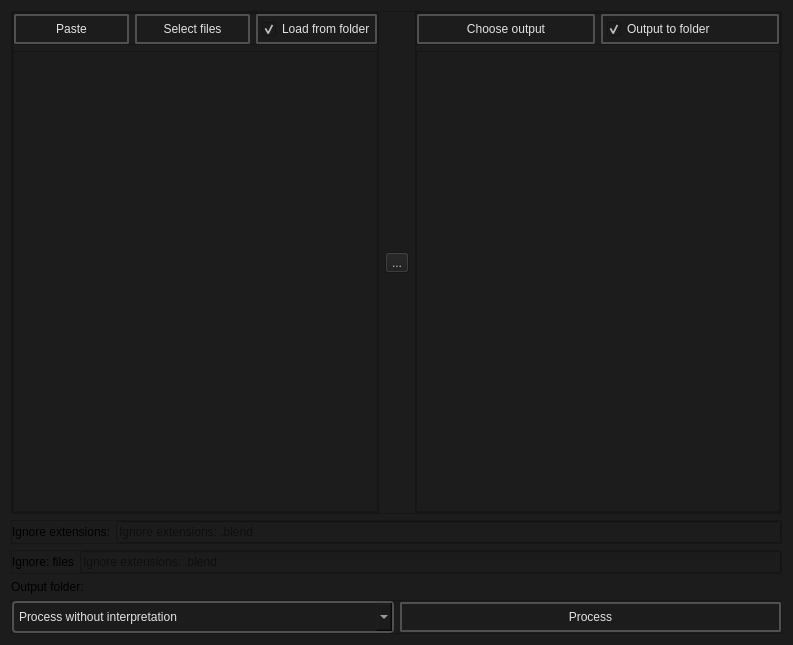
<?xml version="1.0" encoding="UTF-8"?>
<ui version="4.0">
 <class>BatchCreator_process_Dialog</class>
 <widget class="QDialog" name="BatchCreator_process_Dialog">
  <property name="geometry">
   <rect>
    <x>0</x>
    <y>0</y>
    <width>793</width>
    <height>645</height>
   </rect>
  </property>
  <property name="windowTitle">
   <string>Process options</string>
  </property>
  <property name="windowIcon">
   <iconset resource="../resources.qrc">
    <normaloff>:/icons/appicon.ico</normaloff>:/icons/appicon.ico</iconset>
  </property>
  <property name="styleSheet">
   <string notr="true">background-color: #1C1C1C;</string>
  </property>
  <layout class="QVBoxLayout" name="verticalLayout">
   <item>
    <widget class="QFrame" name="frame_4">
     <property name="frameShape">
      <enum>QFrame::Shape::StyledPanel</enum>
     </property>
     <property name="frameShadow">
      <enum>QFrame::Shadow::Raised</enum>
     </property>
     <layout class="QHBoxLayout" name="horizontalLayout">
      <property name="spacing">
       <number>6</number>
      </property>
      <property name="leftMargin">
       <number>0</number>
      </property>
      <property name="topMargin">
       <number>0</number>
      </property>
      <property name="rightMargin">
       <number>0</number>
      </property>
      <property name="bottomMargin">
       <number>0</number>
      </property>
      <item>
       <widget class="QFrame" name="frame_3">
        <property name="frameShape">
         <enum>QFrame::Shape::StyledPanel</enum>
        </property>
        <property name="frameShadow">
         <enum>QFrame::Shadow::Raised</enum>
        </property>
        <layout class="QVBoxLayout" name="verticalLayout_3">
         <property name="spacing">
          <number>6</number>
         </property>
         <property name="leftMargin">
          <number>0</number>
         </property>
         <property name="topMargin">
          <number>0</number>
         </property>
         <property name="rightMargin">
          <number>0</number>
         </property>
         <property name="bottomMargin">
          <number>0</number>
         </property>
         <item>
          <widget class="QFrame" name="frame_5">
           <property name="frameShape">
            <enum>QFrame::Shape::StyledPanel</enum>
           </property>
           <property name="frameShadow">
            <enum>QFrame::Shadow::Raised</enum>
           </property>
           <layout class="QHBoxLayout" name="horizontalLayout_3">
            <property name="leftMargin">
             <number>0</number>
            </property>
            <property name="topMargin">
             <number>0</number>
            </property>
            <property name="rightMargin">
             <number>0</number>
            </property>
            <property name="bottomMargin">
             <number>0</number>
            </property>
            <item>
             <widget class="QPushButton" name="paste_files_to_process_button">
              <property name="styleSheet">
               <string notr="true">    QPushButton {

        font: 580 9pt &quot;Segoe UI&quot;;
	

        border: 2px solid black;
        border-radius: 2px;
        border-color: rgba(80, 80, 80, 255);
        height:22px;
        padding-top: 2px;
        padding-bottom:2px;
        padding-left: 4px;
        padding-right: 4px;
        color: #E3E3E3;
        background-color: #1C1C1C;
    }
    QPushButton:hover {
        background-color: #414956;
        color: white;
    }
    QPushButton:pressed {
        background-color: red;
        background-color: #1C1C1C;
        margin: 1 px;
        margin-left: 2px;
        margin-right: 2px;

    }
QPushButton:disabled {
color: gray;
 background-color: #2C2C2C;
}</string>
              </property>
              <property name="text">
               <string>Paste</string>
              </property>
             </widget>
            </item>
            <item>
             <widget class="QPushButton" name="select_files_to_process_button">
              <property name="styleSheet">
               <string notr="true">    QPushButton {

        font: 580 9pt &quot;Segoe UI&quot;;
	

        border: 2px solid black;
        border-radius: 2px;
        border-color: rgba(80, 80, 80, 255);
        height:22px;
        padding-top: 2px;
        padding-bottom:2px;
        padding-left: 4px;
        padding-right: 4px;
        color: #E3E3E3;
        background-color: #1C1C1C;
    }
    QPushButton:hover {
        background-color: #414956;
        color: white;
    }
    QPushButton:pressed {
        background-color: red;
        background-color: #1C1C1C;
        margin: 1 px;
        margin-left: 2px;
        margin-right: 2px;

    }
QPushButton:disabled {
color: gray;
 background-color: #2C2C2C;
}</string>
              </property>
              <property name="text">
               <string>Select files</string>
              </property>
             </widget>
            </item>
            <item>
             <widget class="QCheckBox" name="load_from_the_folder_checkBox">
              <property name="focusPolicy">
               <enum>Qt::FocusPolicy::NoFocus</enum>
              </property>
              <property name="styleSheet">
               <string notr="true">QCheckBox {

        font: 580 10pt &quot;Segoe UI&quot;;

        border: 2px solid black;
        border-radius: 2px;
        border-color: rgba(80, 80, 80, 255);
        height:22px;
        padding-top: 2px;
        padding-bottom:2px;
        padding-left: 4px;
        padding-right: 4px;
        color: #E3E3E3;
        background-color: #1C1C1C;
    }
    QCheckBox:hover {
        background-color: #414956;
        color: white;
    }
    QCheckBox:pressed {

    }

QCheckBox:disabled {
color: gray;
 background-color: #2C2C2C;
}</string>
              </property>
              <property name="text">
               <string>Load from folder</string>
              </property>
              <property name="iconSize">
               <size>
                <width>20</width>
                <height>20</height>
               </size>
              </property>
              <property name="checked">
               <bool>true</bool>
              </property>
             </widget>
            </item>
           </layout>
          </widget>
         </item>
         <item>
          <widget class="QListWidget" name="Input_files_preview_scrollarea">
           <property name="alternatingRowColors">
            <bool>true</bool>
           </property>
           <property name="selectionMode">
            <enum>QAbstractItemView::SelectionMode::ContiguousSelection</enum>
           </property>
          </widget>
         </item>
        </layout>
       </widget>
      </item>
      <item>
       <widget class="QToolButton" name="toolButton">
        <property name="enabled">
         <bool>false</bool>
        </property>
        <property name="text">
         <string>...</string>
        </property>
        <property name="icon">
         <iconset resource="../resources.qrc">
          <normaloff>:/icons/arrow_forward_24dp_9D9D9D_FILL0_wght400_GRAD0_opsz24.svg</normaloff>:/icons/arrow_forward_24dp_9D9D9D_FILL0_wght400_GRAD0_opsz24.svg</iconset>
        </property>
        <property name="iconSize">
         <size>
          <width>16</width>
          <height>16</height>
         </size>
        </property>
       </widget>
      </item>
      <item>
       <widget class="QFrame" name="frame_2">
        <property name="frameShape">
         <enum>QFrame::Shape::StyledPanel</enum>
        </property>
        <property name="frameShadow">
         <enum>QFrame::Shadow::Raised</enum>
        </property>
        <layout class="QVBoxLayout" name="verticalLayout_2">
         <property name="leftMargin">
          <number>0</number>
         </property>
         <property name="topMargin">
          <number>0</number>
         </property>
         <property name="rightMargin">
          <number>0</number>
         </property>
         <property name="bottomMargin">
          <number>0</number>
         </property>
         <item>
          <widget class="QFrame" name="frame_6">
           <property name="frameShape">
            <enum>QFrame::Shape::StyledPanel</enum>
           </property>
           <property name="frameShadow">
            <enum>QFrame::Shadow::Raised</enum>
           </property>
           <layout class="QHBoxLayout" name="horizontalLayout_4">
            <property name="leftMargin">
             <number>0</number>
            </property>
            <property name="topMargin">
             <number>0</number>
            </property>
            <property name="rightMargin">
             <number>0</number>
            </property>
            <property name="bottomMargin">
             <number>0</number>
            </property>
            <item>
             <widget class="QPushButton" name="choose_output_button">
              <property name="styleSheet">
               <string notr="true">    QPushButton {

        font: 580 9pt &quot;Segoe UI&quot;;
	

        border: 2px solid black;
        border-radius: 2px;
        border-color: rgba(80, 80, 80, 255);
        height:22px;
        padding-top: 2px;
        padding-bottom:2px;
        padding-left: 4px;
        padding-right: 4px;
        color: #E3E3E3;
        background-color: #1C1C1C;
    }
    QPushButton:hover {
        background-color: #414956;
        color: white;
    }
    QPushButton:pressed {
        background-color: red;
        background-color: #1C1C1C;
        margin: 1 px;
        margin-left: 2px;
        margin-right: 2px;

    }
QPushButton:disabled {
color: gray;
 background-color: #2C2C2C;
}</string>
              </property>
              <property name="text">
               <string>Choose output</string>
              </property>
             </widget>
            </item>
            <item>
             <widget class="QCheckBox" name="output_to_the_folder_checkBox">
              <property name="styleSheet">
               <string notr="true">QCheckBox {

        font: 580 10pt &quot;Segoe UI&quot;;

        border: 2px solid black;
        border-radius: 2px;
        border-color: rgba(80, 80, 80, 255);
        height:22px;
        padding-top: 2px;
        padding-bottom:2px;
        padding-left: 4px;
        padding-right: 4px;
        color: #E3E3E3;
        background-color: #1C1C1C;
    }
    QCheckBox:hover {
        background-color: #414956;
        color: white;
    }
    QCheckBox:pressed {

    }

QCheckBox:disabled {
color: gray;
 background-color: #2C2C2C;
}</string>
              </property>
              <property name="text">
               <string>Output to folder</string>
              </property>
              <property name="iconSize">
               <size>
                <width>20</width>
                <height>20</height>
               </size>
              </property>
              <property name="checked">
               <bool>true</bool>
              </property>
             </widget>
            </item>
           </layout>
          </widget>
         </item>
         <item>
          <widget class="QListWidget" name="output_files_preview_scrollarea">
           <property name="alternatingRowColors">
            <bool>true</bool>
           </property>
          </widget>
         </item>
        </layout>
       </widget>
      </item>
     </layout>
    </widget>
   </item>
   <item>
    <widget class="QFrame" name="frame_7">
     <property name="frameShape">
      <enum>QFrame::Shape::StyledPanel</enum>
     </property>
     <property name="frameShadow">
      <enum>QFrame::Shadow::Raised</enum>
     </property>
     <layout class="QHBoxLayout" name="horizontalLayout_5">
      <property name="leftMargin">
       <number>0</number>
      </property>
      <property name="topMargin">
       <number>0</number>
      </property>
      <property name="rightMargin">
       <number>0</number>
      </property>
      <property name="bottomMargin">
       <number>0</number>
      </property>
      <item>
       <widget class="QLabel" name="label">
        <property name="text">
         <string>Ignore extensions:</string>
        </property>
       </widget>
      </item>
      <item>
       <widget class="QLineEdit" name="ignore_extensions_lineEdit">
        <property name="placeholderText">
         <string>Ignore extensions: .blend</string>
        </property>
       </widget>
      </item>
     </layout>
    </widget>
   </item>
   <item>
    <widget class="QFrame" name="frame_8">
     <property name="frameShape">
      <enum>QFrame::Shape::StyledPanel</enum>
     </property>
     <property name="frameShadow">
      <enum>QFrame::Shadow::Raised</enum>
     </property>
     <layout class="QHBoxLayout" name="horizontalLayout_6">
      <property name="leftMargin">
       <number>0</number>
      </property>
      <property name="topMargin">
       <number>0</number>
      </property>
      <property name="rightMargin">
       <number>0</number>
      </property>
      <property name="bottomMargin">
       <number>0</number>
      </property>
      <item>
       <widget class="QLabel" name="label_2">
        <property name="text">
         <string>Ignore: files</string>
        </property>
       </widget>
      </item>
      <item>
       <widget class="QLineEdit" name="ignore_files_lineEdit">
        <property name="placeholderText">
         <string>Ignore extensions: .blend</string>
        </property>
       </widget>
      </item>
     </layout>
    </widget>
   </item>
   <item>
    <widget class="QLabel" name="output_folder">
     <property name="text">
      <string>Output folder:</string>
     </property>
    </widget>
   </item>
   <item>
    <widget class="QFrame" name="frame">
     <property name="frameShape">
      <enum>QFrame::Shape::StyledPanel</enum>
     </property>
     <property name="frameShadow">
      <enum>QFrame::Shadow::Raised</enum>
     </property>
     <layout class="QHBoxLayout" name="horizontalLayout_2">
      <property name="leftMargin">
       <number>0</number>
      </property>
      <property name="topMargin">
       <number>0</number>
      </property>
      <property name="rightMargin">
       <number>0</number>
      </property>
      <property name="bottomMargin">
       <number>0</number>
      </property>
      <item>
       <widget class="QComboBox" name="algorithm_select_comboBox">
        <property name="styleSheet">
         <string notr="true">
QComboBox {
    font: 700 10pt &quot;Segoe UI&quot;;
    border: 2px solid black;
    border-radius: 4px;
    border-color: rgba(80, 80, 80, 255);
    height: 18px;
    padding-top: 5px;
    padding-bottom: 5px;
    color: #E3E3E3;
    background-color: #1C1C1C;
    padding-left: 5px;
}

QComboBox:hover {
    background-color: #414956;
    color: white;
}

QComboBox:pressed {
    background-color: #2E2F30;
    color: white;
}

QComboBox:item {
    font: 600 12pt &quot;Segoe UI&quot;;
    color: #E3E3E3;
    padding-left: 5px;
    background-color: #1C1C1C;
    border-style: none;
}

QComboBox::drop-down {
    color: #E3E3E3;
    padding: 2px;
    background: url(://icons/arrow_drop_down_16dp.svg) no-repeat center;
    border-bottom: 0px solid black;
    border-top: 0px solid black;
    border-right: 0px;
    border-left: 2px solid;
    margin-left: 5px;
    padding: 5px;
    width: 7px;
    border-color: rgba(80, 80, 80, 255);
    background-color: #1C1C1C;
}

/* Style the drop-down list view */
QComboBox QAbstractItemView {
    border: 2px solid gray;
    border-color: rgba(80, 80, 80, 255);
    selection-background-color: #414956;
    background-color: #1C1C1C;
}

/* Style individual items in the drop-down list */
QComboBox QAbstractItemView::item {
    height: 16px; /* Set the height of each item */
    padding: 4px; /* Add padding to each item */
    padding-left: 5px;
    padding-right: 5px;
    color: #ff8a8a8a;
    border-style: none;
    border-bottom: 0.5px solid black;
    border-color: rgba(255, 255, 255, 10);
}

/* Style the selected item in the drop-down list */
QComboBox QAbstractItemView::item:selected {
    height: 16px; /* Set the height of each item */
    padding: 4px; /* Add padding to each item */
    padding-left: 5px;
    padding-right: 5px;
    background-color: #414956;
    color: white;
    border: none; /* Remove border */
    outline: none; /* Remove outline */
}

/* -------------------------- */</string>
        </property>
        <item>
         <property name="text">
          <string>Process without interpretation</string>
         </property>
        </item>
        <item>
         <property name="text">
          <string>Remove underscore from the end</string>
         </property>
        </item>
       </widget>
      </item>
      <item>
       <widget class="QPushButton" name="process_button">
        <property name="styleSheet">
         <string notr="true">    QPushButton {

        font: 580 9pt &quot;Segoe UI&quot;;
	

        border: 2px solid black;
        border-radius: 2px;
        border-color: rgba(80, 80, 80, 255);
        height:22px;
        padding-top: 2px;
        padding-bottom:2px;
        padding-left: 4px;
        padding-right: 4px;
        color: #E3E3E3;
        background-color: #1C1C1C;
    }
    QPushButton:hover {
        background-color: #414956;
        color: white;
    }
    QPushButton:pressed {
        background-color: red;
        background-color: #1C1C1C;
        margin: 1 px;
        margin-left: 2px;
        margin-right: 2px;

    }
QPushButton:disabled {
color: gray;
 background-color: #2C2C2C;
}</string>
        </property>
        <property name="text">
         <string>Process</string>
        </property>
        <property name="icon">
         <iconset resource="../resources.qrc">
          <normaloff>:/icons/tab_move_24dp_9D9D9D_FILL0_wght400_GRAD0_opsz24.svg</normaloff>:/icons/tab_move_24dp_9D9D9D_FILL0_wght400_GRAD0_opsz24.svg</iconset>
        </property>
        <property name="iconSize">
         <size>
          <width>20</width>
          <height>20</height>
         </size>
        </property>
       </widget>
      </item>
     </layout>
    </widget>
   </item>
  </layout>
 </widget>
 <resources>
  <include location="../resources.qrc"/>
 </resources>
 <connections/>
</ui>
